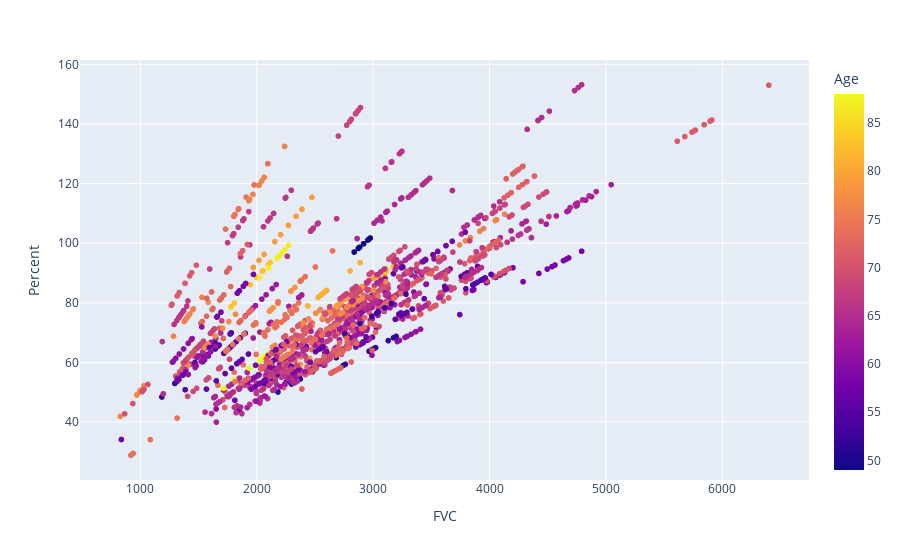

The cell this chart's notebook holds for it:
### Code cell
fig = px.scatter(train_df, x="FVC", y="Percent", color='Age')
fig.show()

### Figure 1 — Plotly figure (JSON) as saved in the notebook; plotly's stock layout.template omitted (floating-point values rounded to 4 significant figures; data arrays with more than 128 entries replaced by an {"elided": "..."} marker saying what was removed)
{"data": [{"hovertemplate": "FVC=%{x}<br>Percent=%{y}<br>Age=%{marker.color}<extra></extra>", "legendgroup": "", "marker": {"color": {"elided": "1549 int values"}, "coloraxis": "coloraxis", "symbol": "circle"}, "mode": "markers", "name": "", "showlegend": false, "x": {"elided": "1549 int values"}, "xaxis": "x", "y": {"elided": "1549 float values"}, "yaxis": "y", "type": "scattergl"}], "layout": {"xaxis": {"anchor": "y", "domain": [0, 1], "title": {"text": "FVC"}}, "yaxis": {"anchor": "x", "domain": [0, 1], "title": {"text": "Percent"}}, "coloraxis": {"colorbar": {"title": {"text": "Age"}}, "colorscale": [[0, "#0d0887"], [0.1111, "#46039f"], [0.2222, "#7201a8"], [0.3333, "#9c179e"], [0.4444, "#bd3786"], [0.5556, "#d8576b"], [0.6667, "#ed7953"], [0.7778, "#fb9f3a"], [0.8889, "#fdca26"], [1, "#f0f921"]]}, "legend": {"tracegroupgap": 0}, "margin": {"t": 60}}}
